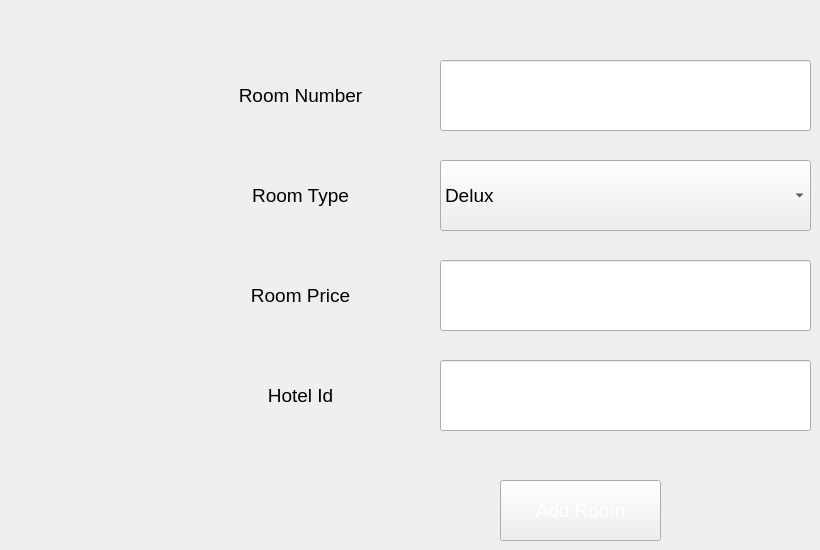
      <widget class="QWidget" name="tab_44">
       <attribute name="title">
        <string>Add</string>
       </attribute>
       <widget class="QLabel" name="label_109">
        <property name="geometry">
         <rect>
          <x>210</x>
          <y>160</y>
          <width>181</width>
          <height>71</height>
         </rect>
        </property>
        <property name="font">
         <font>
          <pointsize>14</pointsize>
         </font>
        </property>
        <property name="text">
         <string>Room Type</string>
        </property>
        <property name="alignment">
         <set>Qt::AlignCenter</set>
        </property>
       </widget>
       <widget class="QLabel" name="label_108">
        <property name="geometry">
         <rect>
          <x>210</x>
          <y>360</y>
          <width>181</width>
          <height>71</height>
         </rect>
        </property>
        <property name="font">
         <font>
          <pointsize>14</pointsize>
         </font>
        </property>
        <property name="text">
         <string>Hotel Id</string>
        </property>
        <property name="alignment">
         <set>Qt::AlignCenter</set>
        </property>
       </widget>
       <widget class="QLabel" name="label_110">
        <property name="geometry">
         <rect>
          <x>210</x>
          <y>260</y>
          <width>181</width>
          <height>71</height>
         </rect>
        </property>
        <property name="font">
         <font>
          <pointsize>14</pointsize>
         </font>
        </property>
        <property name="text">
         <string>Room Price</string>
        </property>
        <property name="alignment">
         <set>Qt::AlignCenter</set>
        </property>
       </widget>
       <widget class="QLabel" name="label_111">
        <property name="geometry">
         <rect>
          <x>210</x>
          <y>60</y>
          <width>181</width>
          <height>71</height>
         </rect>
        </property>
        <property name="font">
         <font>
          <pointsize>14</pointsize>
         </font>
        </property>
        <property name="text">
         <string>Room Number</string>
        </property>
        <property name="alignment">
         <set>Qt::AlignCenter</set>
        </property>
       </widget>
       <widget class="QLineEdit" name="lineEdit_28">
        <property name="geometry">
         <rect>
          <x>440</x>
          <y>260</y>
          <width>371</width>
          <height>71</height>
         </rect>
        </property>
        <property name="font">
         <font>
          <pointsize>13</pointsize>
         </font>
        </property>
       </widget>
       <widget class="QLineEdit" name="lineEdit_27">
        <property name="enabled">
         <bool>true</bool>
        </property>
        <property name="geometry">
         <rect>
          <x>440</x>
          <y>60</y>
          <width>371</width>
          <height>71</height>
         </rect>
        </property>
        <property name="font">
         <font>
          <pointsize>13</pointsize>
         </font>
        </property>
       </widget>
       <widget class="QPushButton" name="pushButton_51">
        <property name="geometry">
         <rect>
          <x>500</x>
          <y>480</y>
          <width>161</width>
          <height>61</height>
         </rect>
        </property>
        <property name="font">
         <font>
          <family>MS Shell Dlg 2</family>
          <pointsize>14</pointsize>
          <weight>50</weight>
          <italic>false</italic>
          <bold>false</bold>
         </font>
        </property>
        <property name="styleSheet">
         <string notr="true">QPushButton
{
font: 14pt &quot;MS Shell Dlg 2&quot;;
color : #ffffff
}</string>
        </property>
        <property name="text">
         <string>Add Room</string>
        </property>
       </widget>
       <widget class="QLineEdit" name="lineEdit_34">
        <property name="geometry">
         <rect>
          <x>440</x>
          <y>360</y>
          <width>371</width>
          <height>71</height>
         </rect>
        </property>
        <property name="font">
         <font>
          <pointsize>13</pointsize>
         </font>
        </property>
       </widget>
       <widget class="QComboBox" name="comboBox_3">
        <property name="geometry">
         <rect>
          <x>440</x>
          <y>160</y>
          <width>371</width>
          <height>71</height>
         </rect>
        </property>
        <property name="font">
         <font>
          <pointsize>14</pointsize>
         </font>
        </property>
        <item>
         <property name="text">
          <string>Delux</string>
         </property>
        </item>
        <item>
         <property name="text">
          <string>Full Deulx</string>
         </property>
        </item>
        <item>
         <property name="text">
          <string>Genral</string>
         </property>
        </item>
        <item>
         <property name="text">
          <string>Joint</string>
         </property>
        </item>
       </widget>
      </widget>
